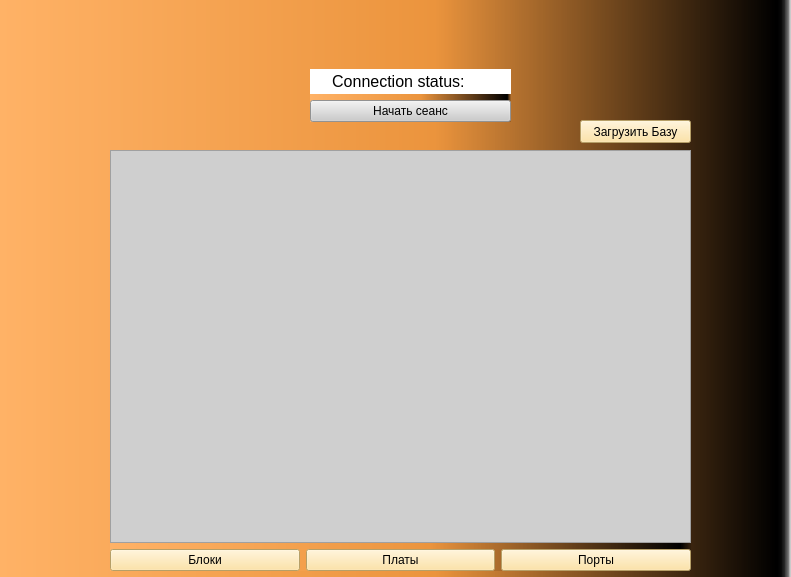
<?xml version="1.0" encoding="UTF-8"?>
<ui version="4.0">
 <class>MainWindow</class>
 <widget class="QMainWindow" name="MainWindow">
  <property name="geometry">
   <rect>
    <x>0</x>
    <y>0</y>
    <width>791</width>
    <height>577</height>
   </rect>
  </property>
  <property name="windowTitle">
   <string>MorionQTApp</string>
  </property>
  <property name="styleSheet">
   <string notr="true">background-color: qlineargradient(spread:pad, x1:0, y1:0, x2:1, y2:0, stop:0 rgba(255, 178, 102, 255), stop:0.55 rgba(235, 148, 61, 255), stop:0.98 rgba(0, 0, 0, 255), stop:1 rgba(0, 0, 0, 0));</string>
  </property>
  <widget class="QWidget" name="centralwidget">
   <widget class="QPushButton" name="pushButton">
    <property name="geometry">
     <rect>
      <x>580</x>
      <y>120</y>
      <width>111</width>
      <height>23</height>
     </rect>
    </property>
    <property name="styleSheet">
     <string notr="true">background-color: rgb(255, 222, 144);</string>
    </property>
    <property name="text">
     <string>Загрузить Базу</string>
    </property>
    <property name="icon">
     <iconset>
      <normaloff>../../../Desktop/тестовое задание/medium_f0d7b9975fe120cf5d14799c11606a99.png</normaloff>../../../Desktop/тестовое задание/medium_f0d7b9975fe120cf5d14799c11606a99.png</iconset>
    </property>
    <property name="iconSize">
     <size>
      <width>20</width>
      <height>20</height>
     </size>
    </property>
   </widget>
   <widget class="QWidget" name="layoutWidget">
    <property name="geometry">
     <rect>
      <x>110</x>
      <y>150</y>
      <width>581</width>
      <height>421</height>
     </rect>
    </property>
    <layout class="QVBoxLayout" name="verticalLayout">
     <item>
      <widget class="QTableView" name="tableView">
       <property name="styleSheet">
        <string notr="true">background-color: rgb(207, 207, 207);</string>
       </property>
      </widget>
     </item>
     <item>
      <layout class="QHBoxLayout" name="horizontalLayout">
       <item>
        <widget class="QPushButton" name="BlockB">
         <property name="styleSheet">
          <string notr="true">background-color: rgb(255, 222, 144);</string>
         </property>
         <property name="text">
          <string>Блоки</string>
         </property>
         <property name="icon">
          <iconset>
           <normaloff>../../../Desktop/тестовое задание/free-icon-cloud-database-2637294.png</normaloff>../../../Desktop/тестовое задание/free-icon-cloud-database-2637294.png</iconset>
         </property>
         <property name="iconSize">
          <size>
           <width>18</width>
           <height>18</height>
          </size>
         </property>
        </widget>
       </item>
       <item>
        <widget class="QPushButton" name="PortB">
         <property name="styleSheet">
          <string notr="true">background-color: rgb(255, 222, 144);</string>
         </property>
         <property name="text">
          <string>Платы</string>
         </property>
         <property name="icon">
          <iconset>
           <normaloff>../../../Desktop/тестовое задание/free-icon-cloud-database-2637294.png</normaloff>../../../Desktop/тестовое задание/free-icon-cloud-database-2637294.png</iconset>
         </property>
         <property name="iconSize">
          <size>
           <width>18</width>
           <height>18</height>
          </size>
         </property>
        </widget>
       </item>
       <item>
        <widget class="QPushButton" name="BoardB">
         <property name="styleSheet">
          <string notr="true">background-color: rgb(255, 222, 144);</string>
         </property>
         <property name="text">
          <string>Порты</string>
         </property>
         <property name="icon">
          <iconset>
           <normaloff>../../../Desktop/тестовое задание/free-icon-cloud-database-2637294.png</normaloff>../../../Desktop/тестовое задание/free-icon-cloud-database-2637294.png</iconset>
         </property>
         <property name="iconSize">
          <size>
           <width>18</width>
           <height>18</height>
          </size>
         </property>
        </widget>
       </item>
      </layout>
     </item>
    </layout>
   </widget>
   <widget class="QWidget" name="layoutWidget">
    <property name="geometry">
     <rect>
      <x>310</x>
      <y>69</y>
      <width>201</width>
      <height>53</height>
     </rect>
    </property>
    <layout class="QGridLayout" name="gridLayout">
     <item row="0" column="0" colspan="2">
      <widget class="QLabel" name="ConnectionStatus">
       <property name="font">
        <font>
         <pointsize>12</pointsize>
        </font>
       </property>
       <property name="styleSheet">
        <string notr="true">background-color: rgb(255, 255, 255);</string>
       </property>
       <property name="text">
        <string>     Connection status:</string>
       </property>
      </widget>
     </item>
     <item row="1" column="0" colspan="2">
      <widget class="QPushButton" name="begin">
       <property name="styleSheet">
        <string notr="true">background-color: rgb(204, 204, 204);</string>
       </property>
       <property name="text">
        <string>Начать сеанс</string>
       </property>
       <property name="icon">
        <iconset>
         <normaloff>../../../Desktop/тестовое задание/free-icon-plug-and-play-6878161.png</normaloff>../../../Desktop/тестовое задание/free-icon-plug-and-play-6878161.png</iconset>
       </property>
       <property name="iconSize">
        <size>
         <width>18</width>
         <height>18</height>
        </size>
       </property>
      </widget>
     </item>
    </layout>
   </widget>
  </widget>
 </widget>
 <resources/>
 <connections/>
</ui>
